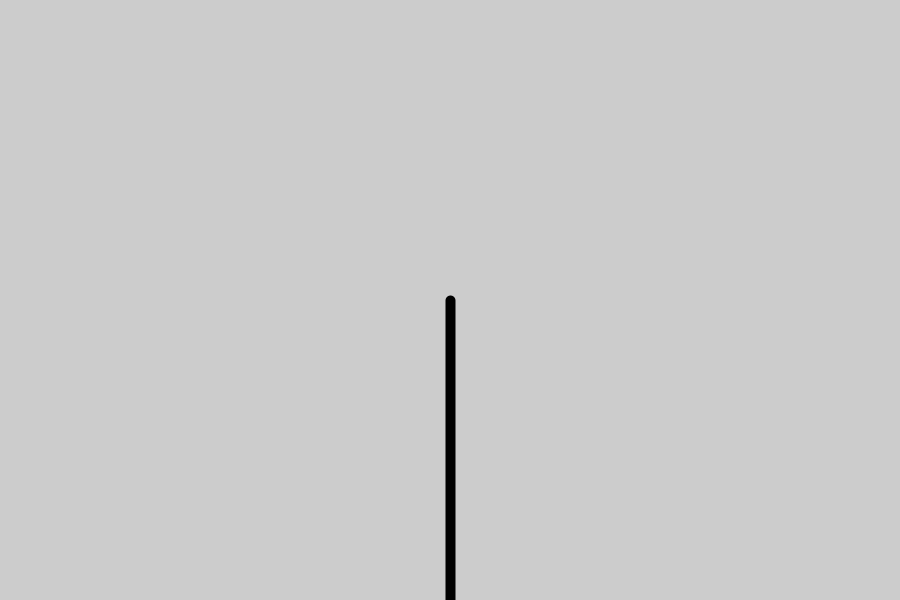
Frame 1 (no input)
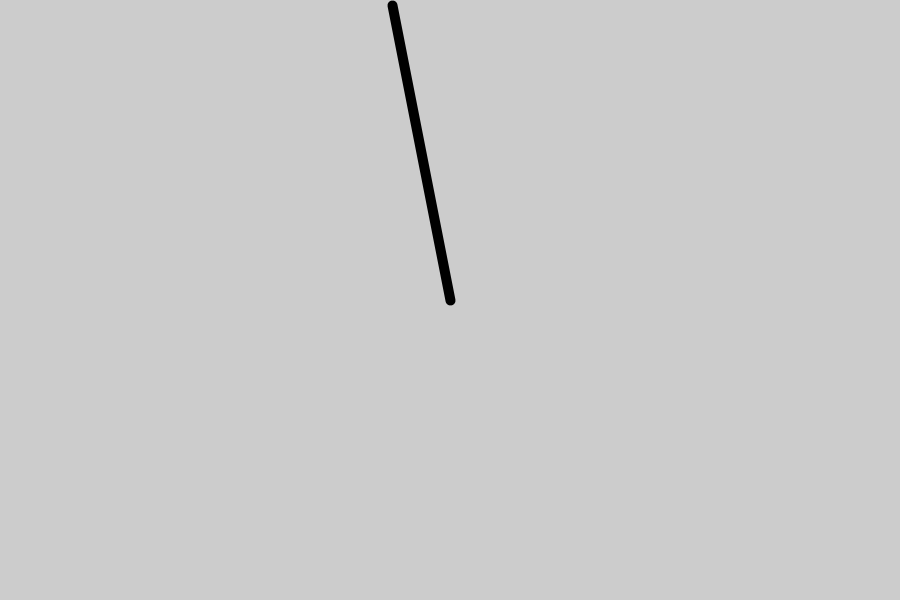
Frame 60 (the mouse pressed at the canvas centre just before this capture)
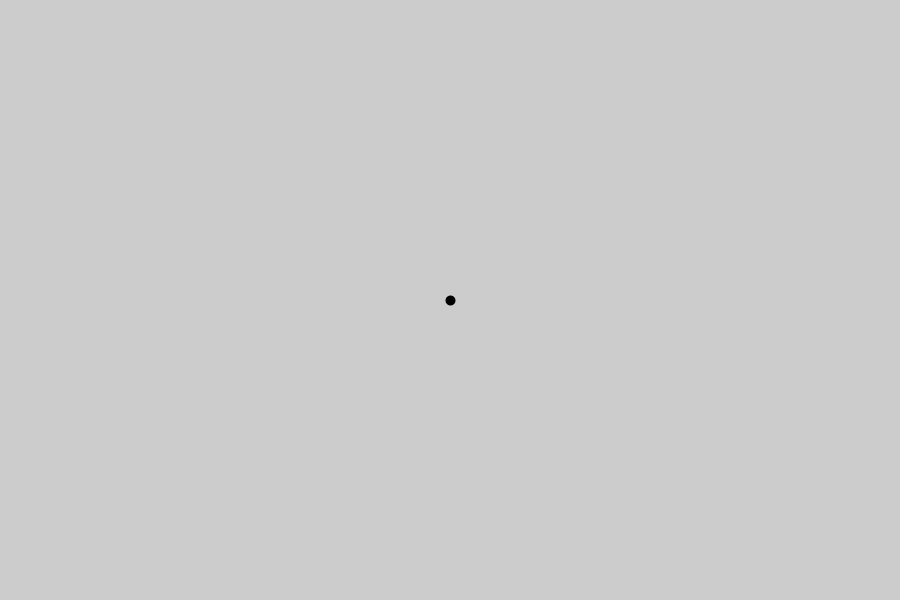
Frame 120 (the mouse held since frame 60 and released just before this capture)

The Processing sketch that drew these frames (run headless with seeded random() and noise(); from frame 60 on, the mouse is pressed at the canvas centre):

// Processing sketch: ART331_35_BasicPatterns02
// ── ART331_35_BasicPatterns02.pde
float angle = 0.0;
float speed = 0.05;

void setup() {
  size(900, 600);
  fill(0);
  strokeWeight(10);
}

void draw() {
  float l0 = abs(map(mouseX, 0, width, -300, 300));
  background(204);
  translate(width/2, height/2);
  rotate(angle);
  line(0, 0, 0, l0);
  
  angle += speed;
}
